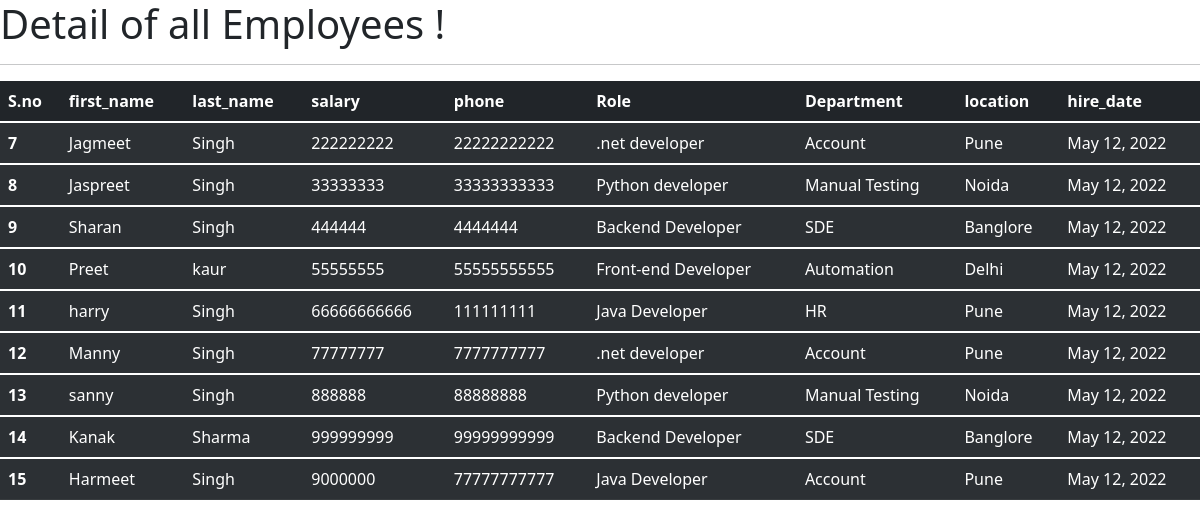
The app's page /all_emp with its own data.
### emp_app/models.py (models this page shows, shortened)
class Employee(models.Model):
    first_name = models.CharField(max_length = 100)
    last_name = models.CharField(max_length=100)
    dept = models.ForeignKey(Department, on_delete=models.CASCADE)
    salary = models.IntegerField(default=0)
    role = models.ForeignKey(Role, on_delete=models.CASCADE)
    phone = models.IntegerField(default=0)
    hire_date = models.DateField()
    def __str__(self):
        return "%s %s %s" %(self.first_name, self.last_name, self.phone)

class Role(models.Model):
    name = models.CharField(max_length=100)

class Department(models.Model):
    name = models.CharField(max_length=100)
    location = models.CharField(max_length=100)

### emp_app/views.py (the view)
# urls.py: path('all_emp', views.all_emp, name='all_emp'),
def all_emp(request):
    emps = Employee.objects.all()
    context = {
        'emps' : emps
    }
    print(context)
    return render(request, 'all_emp.html',context)

### emp_app/templates/all_emp.html (shortened to what this page needs)
<!DOCTYPE html>
<html lang="en">
<head>
    <link href="https://cdn.jsdelivr.net/npm/bootstrap@5.1.3/dist/css/bootstrap.min.css" rel="stylesheet">
</head>
<body>
    <h1>Detail of all Employees !</h1>
    <hr>
    <table class="table table-dark table-striped">
        <thead>
          <tr>
            <th scope="col">S.no</th>
            <th scope="col">first_name</th>
            <th scope="col">last_name</th>
            <th scope="col">salary</th>
            <th scope="col">phone</th>
            <th scope="col">Role</th>
            <th scope="col">Department</th>
            <th scope="col">location</th>
            <th scope="col">hire_date</th>
        </tr>
        </thead>
        {% for emp in emps %}
        <tbody>
          <tr>
            <th scope="row">{{emp.id}}</th>
            <td>{{emp.first_name}}</td>
            <td>{{emp.last_name}}</td>
            <td>{{emp.salary}}</td>
            <td>{{emp.phone}}</td>
            <td>{{emp.role.name}}</td>
            <td>{{emp.dept.name}}</td>
            <td>{{emp.dept.location}}</td>
            <td>{{emp.hire_date}}</td>
          </tr>
        </tbody>
        {% endfor %}
      </table>
</body>
</html>

### records on screen
Employee: id "7", first_name "Jagmeet", last_name "Singh", salary "222222222", phone "22222222222", role.name ".net developer", dept.name "Account", dept.location "Pune", hire_date "May 12, 2022"
Employee: id "8", first_name "Jaspreet", last_name "Singh", salary "33333333", phone "33333333333", role.name "Python developer", dept.name "Manual Testing", dept.location "Noida", hire_date "May 12, 2022"
Employee: id "9", first_name "Sharan", last_name "Singh", salary "444444", phone "4444444", role.name "Backend Developer", dept.name "SDE", dept.location "Banglore", hire_date "May 12, 2022"
Employee: id "10", first_name "Preet", last_name "kaur", salary "55555555", phone "55555555555", role.name "Front-end Developer", dept.name "Automation", dept.location "Delhi", hire_date "May 12, 2022"
Employee: id "11", first_name "harry", last_name "Singh", salary "66666666666", phone "111111111", role.name "Java Developer", dept.name "HR", dept.location "Pune", hire_date "May 12, 2022"
Employee: id "12", first_name "Manny", last_name "Singh", salary "77777777", phone "7777777777", role.name ".net developer", dept.name "Account", dept.location "Pune", hire_date "May 12, 2022"
Employee: id "13", first_name "sanny", last_name "Singh", salary "888888", phone "88888888", role.name "Python developer", dept.name "Manual Testing", dept.location "Noida", hire_date "May 12, 2022"
Employee: id "14", first_name "Kanak", last_name "Sharma", salary "999999999", phone "99999999999", role.name "Backend Developer", dept.name "SDE", dept.location "Banglore", hire_date "May 12, 2022"
Employee: id "15", first_name "Harmeet", last_name "Singh", salary "9000000", phone "77777777777", role.name "Java Developer", dept.name "Account", dept.location "Pune", hire_date "May 12, 2022"
